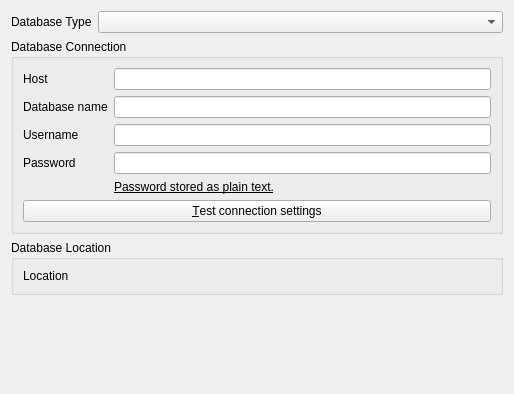
<ui version="4.0" >
 <class>prefsSongDB_base</class>
 <widget class="QWidget" name="prefsSongDB_base" >
  <property name="geometry" >
   <rect>
    <x>0</x>
    <y>0</y>
    <width>514</width>
    <height>394</height>
   </rect>
  </property>
  <layout class="QVBoxLayout" name="verticalLayout" >
   <item>
    <layout class="QFormLayout" name="formLayout" >
     <item row="0" column="0" >
      <widget class="QLabel" name="labelType" >
       <property name="sizePolicy" >
        <sizepolicy vsizetype="Preferred" hsizetype="Maximum" >
         <horstretch>0</horstretch>
         <verstretch>0</verstretch>
        </sizepolicy>
       </property>
       <property name="text" >
        <string>Database Type</string>
       </property>
      </widget>
     </item>
     <item row="0" column="1" >
      <widget class="QComboBox" name="kcfg_songdbType" >
       <property name="currentIndex" >
        <number>-1</number>
       </property>
       <item>
        <property name="text" >
         <string>SQLite</string>
        </property>
       </item>
       <item>
        <property name="text" >
         <string>MySQL</string>
        </property>
       </item>
       <item>
        <property name="text" >
         <string>PostgreSQL</string>
        </property>
       </item>
      </widget>
     </item>
    </layout>
   </item>
   <item>
    <widget class="QGroupBox" name="groupConnection" >
     <property name="title" >
      <string>Database Connection</string>
     </property>
     <layout class="QVBoxLayout" name="verticalLayout_2" >
      <item>
       <layout class="QFormLayout" name="formLayout_4" >
        <item row="0" column="0" >
         <widget class="QLabel" name="label_2" >
          <property name="text" >
           <string>Host</string>
          </property>
         </widget>
        </item>
        <item row="0" column="1" >
         <widget class="QLineEdit" name="kcfg_songdbHost" />
        </item>
        <item row="1" column="0" >
         <widget class="QLabel" name="label_3" >
          <property name="text" >
           <string>Database name</string>
          </property>
         </widget>
        </item>
        <item row="1" column="1" >
         <widget class="QLineEdit" name="kcfg_songdbName" />
        </item>
        <item row="2" column="0" >
         <widget class="QLabel" name="label_4" >
          <property name="text" >
           <string>Username</string>
          </property>
         </widget>
        </item>
        <item row="2" column="1" >
         <widget class="QLineEdit" name="kcfg_songdbUsername" />
        </item>
        <item row="3" column="0" >
         <widget class="QLabel" name="label_5" >
          <property name="text" >
           <string>Password</string>
          </property>
         </widget>
        </item>
        <item row="3" column="1" >
         <widget class="QLineEdit" name="kcfg_songdbPassword" >
          <property name="echoMode" >
           <enum>QLineEdit::Password</enum>
          </property>
         </widget>
        </item>
        <item row="4" column="1" >
         <widget class="QLabel" name="labelPasswordWarning" >
          <property name="sizePolicy" >
           <sizepolicy vsizetype="Preferred" hsizetype="Minimum" >
            <horstretch>0</horstretch>
            <verstretch>0</verstretch>
           </sizepolicy>
          </property>
          <property name="font" >
           <font>
            <underline>true</underline>
           </font>
          </property>
          <property name="text" >
           <string>Password stored as plain text.</string>
          </property>
         </widget>
        </item>
       </layout>
      </item>
      <item>
       <widget class="QPushButton" name="buttonTest" >
        <property name="text" >
         <string>&amp;Test connection settings</string>
        </property>
       </widget>
      </item>
     </layout>
    </widget>
   </item>
   <item>
    <widget class="QGroupBox" name="groupFile" >
     <property name="enabled" >
      <bool>true</bool>
     </property>
     <property name="title" >
      <string>Database Location</string>
     </property>
     <layout class="QVBoxLayout" name="verticalLayout_3" >
      <item>
       <layout class="QFormLayout" name="formLayout_5" >
        <item row="0" column="0" >
         <widget class="QLabel" name="label_6" >
          <property name="text" >
           <string>Location</string>
          </property>
         </widget>
        </item>
        <item row="0" column="1" >
         <widget class="KUrlRequester" name="kcfg_songdbLocation" />
        </item>
       </layout>
      </item>
     </layout>
    </widget>
   </item>
   <item>
    <spacer name="verticalSpacer" >
     <property name="orientation" >
      <enum>Qt::Vertical</enum>
     </property>
     <property name="sizeHint" stdset="0" >
      <size>
       <width>20</width>
       <height>40</height>
      </size>
     </property>
    </spacer>
   </item>
  </layout>
  <zorder>kurllabel</zorder>
  <zorder>formLayoutWidget</zorder>
  <zorder>horizontalLayoutWidget</zorder>
  <zorder>groupFile</zorder>
  <zorder>label_6</zorder>
  <zorder>formLayoutWidget</zorder>
  <zorder>horizontalLayoutWidget</zorder>
  <zorder>horizontalLayoutWidget_2</zorder>
  <zorder>frame</zorder>
  <zorder>kcombobox</zorder>
  <zorder>labelPasswordWarning</zorder>
  <zorder>formLayoutWidget</zorder>
  <zorder>formLayoutWidget_2</zorder>
  <zorder>groupConnection</zorder>
  <zorder>verticalSpacer</zorder>
 </widget>
 <customwidgets>
  <customwidget>
   <class>KUrlRequester</class>
   <extends>QFrame</extends>
   <header>kurlrequester.h</header>
  </customwidget>
 </customwidgets>
 <resources/>
 <connections/>
</ui>
